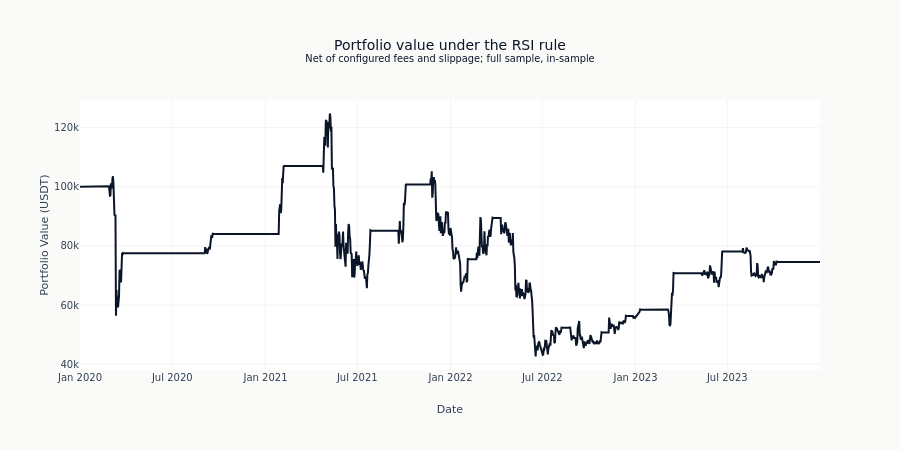

Notebook code for this chart:
### Markdown cell above
## 6. Performance Visualization

Portfolio value reveals when the rule is invested and when capital is idle. The underwater curve
measures each close relative to the running peak, with zero fixed at the top of the chart.

### Code cell
portfolio_value = portfolio.value()
fig = go.Figure(
    go.Scatter(
        x=portfolio_value.index,
        y=portfolio_value,
        name="Portfolio value",
        line=dict(color=COLORS["blue"]),
    )
)
fig.update_layout(
    title=(
        "Portfolio value under the RSI rule"
        "<br><sup>Net of configured fees and slippage; full sample, in-sample</sup>"
    ),
    xaxis_title="Date",
    yaxis_title="Portfolio Value (USDT)",
    height=450,
    hovermode="x unified",
)
show_plotly_with_alt(
    fig,
    (
        "Line chart of the RSI rule's portfolio value in USDT over the sample, starting from "
        "the configured initial cash. The rule is in the market only between an entry and its "
        "exit, so the series is flat wherever it holds no position and moves only on the "
        "sessions it is invested. Drawn to show the shape of a rule that trades "
        "intermittently rather than holding continuously."
    ),
)

### Figure 1 — Plotly figure (JSON) as saved in the notebook; plotly's stock layout.template omitted (floating-point values rounded to 4 significant figures; data arrays with more than 128 entries replaced by an {"elided": "..."} marker saying what was removed)
{"data": [{"line": {"color": "#0a1628"}, "name": "Portfolio value", "type": "scatter", "x": {"elided": "1461 str values"}, "y": {"elided": "1461 float values"}}], "layout": {"height": 450, "hovermode": "x unified", "title": {"text": "Portfolio value under the RSI rule<br><sup>Net of configured fees and slippage; full sample, in-sample</sup>"}, "xaxis": {"title": {"text": "Date"}}, "yaxis": {"title": {"text": "Portfolio Value (USDT)"}}}}
